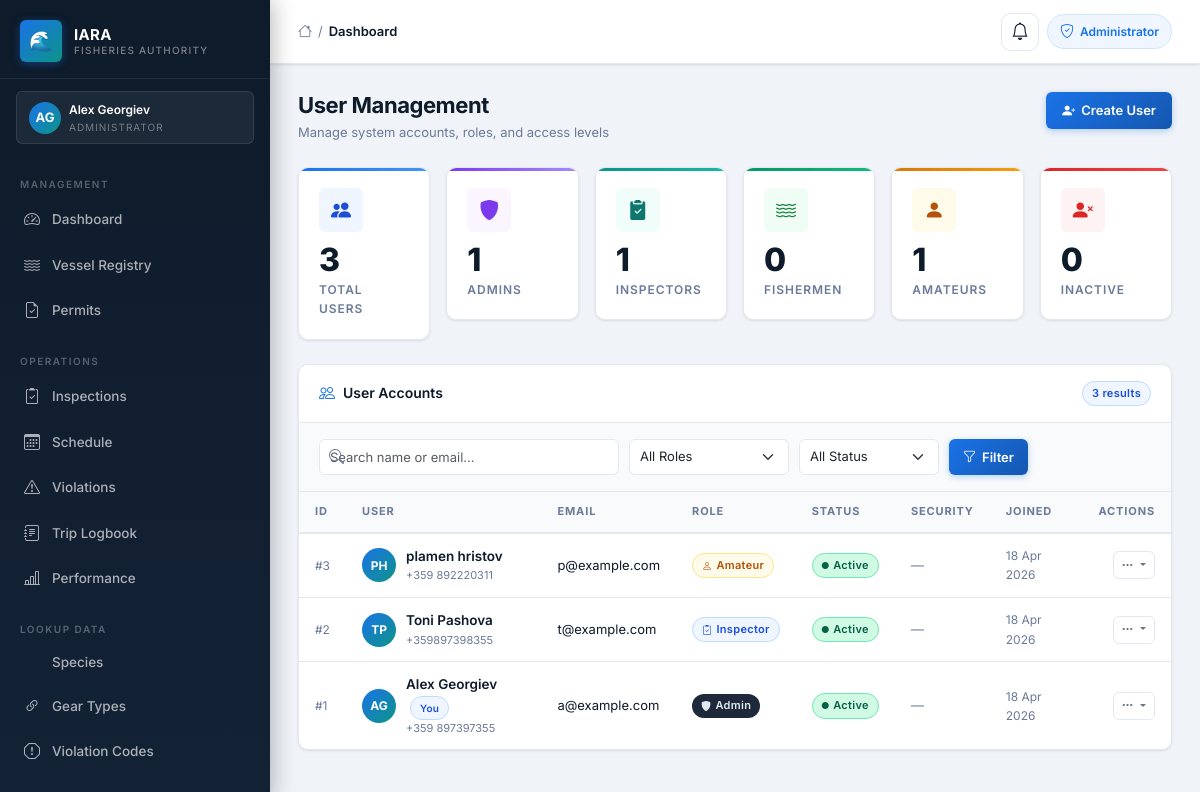
Page /admin/users (signed in) on the committed database.
### iara_app/models.py (models this page shows, shortened)
class User(UserMixin, db.Model):
    __tablename__ = "users"
    id = db.Column(db.Integer, primary_key=True)
    first_name = db.Column(db.String(50), nullable=False)
    last_name = db.Column(db.String(50), nullable=False)
    email = db.Column(db.String(120), unique=True, nullable=False)
    phone = db.Column(db.String(20), nullable=False)
    role = db.Column(db.String(50), nullable=False)
    password_hash = db.Column(db.String(128), nullable=False)
    vessel_registration = db.Column(db.String(50))
    fishing_permit_number = db.Column(db.String(50))
    inspector_id = db.Column(db.Integer, db.ForeignKey("users.id"), nullable=True)
    id_number = db.Column(db.String(50))
    age_category = db.Column(db.String(20))
    created_at = db.Column(db.DateTime, default=datetime.utcnow)
    is_active = db.Column(db.Boolean, default=True)
    reset_token       = db.Column(db.String(100), nullable=True)
    reset_token_expiry = db.Column(db.DateTime, nullable=True)
    failed_logins   = db.Column(db.Integer, default=0)
    locked_until    = db.Column(db.DateTime, nullable=True)
    inspections = db.relationship("Inspection", foreign_keys="Inspection.inspector_id", backref="inspector", lazy=True)
    scheduled_inspections = db.relationship("ScheduledInspection", foreign_keys="ScheduledInspection.inspector_id", backref="assigned_inspector", lazy=True)
    created_scheduled_inspections = db.relationship("ScheduledInspection", foreign_keys="ScheduledInspection.created_by_id", backref="created_by_user", lazy=True)
    audit_logs = db.relationship("AuditLog", foreign_keys="AuditLog.user_id", backref="user", lazy=True)
    alerts = db.relationship("Alert", foreign_keys="Alert.user_id", backref="recipient", lazy=True)

### iara_app/routes/admin.py (the view, shortened to what this page needs)
@bp.route("/users")
@login_required
@admin_required
def admin_users():
    role_filter   = request.args.get("role", "")
    status_filter = request.args.get("status", "")
    search_q      = request.args.get("q", "").strip()
    query = User.query
    if role_filter:
        query = query.filter_by(role=role_filter)
    if status_filter == "active":
        query = query.filter_by(is_active=True)
    elif status_filter == "inactive":
        query = query.filter_by(is_active=False)
    users = query.order_by(User.created_at.desc()).all()
    now   = datetime.utcnow()
    stats = {
        "total":         User.query.count(),
        "administrators": User.query.filter_by(role="administrator").count(),
        "inspectors":    User.query.filter_by(role="inspector").count(),
        "fishermen":     User.query.filter_by(role="fisherman").count(),
        "amateurs":      User.query.filter_by(role="amateur").count(),
        "inactive":      User.query.filter_by(is_active=False).count(),
    }
    return render_template(
        "admin/users.html",
        users=users,
        now=now,
        stats=stats,
        role_filter=role_filter,
        status_filter=status_filter,
        search_q=search_q,
    )

### iara_app/templates/admin/users.html (shortened to what this page needs)
{% extends "layout/base.html" %}
{% block content %}
<div class="page-header">
  <div class="page-header-left">
    <h1 class="page-title">User Management</h1>
    <p class="page-subtitle">Manage system accounts, roles, and access levels</p>
  </div>
  <div>
    <a href="{{ url_for('admin.admin_create_user') }}" class="btn-iara-primary">
      <i class="bi bi-person-plus-fill"></i> Create User
    </a>
  </div>
</div>
<div class="row g-3 mb-4">
  <div class="col-6 col-md-2">
    <div class="kpi-card blue">
      <div class="kpi-icon blue"><i class="bi bi-people-fill"></i></div>
      <div class="kpi-value">{{ stats.total }}</div>
      <div class="kpi-label">Total Users</div>
    </div>
  </div>
  <div class="col-6 col-md-2">
    <div class="kpi-card purple">
      <div class="kpi-icon purple"><i class="bi bi-shield-fill"></i></div>
      <div class="kpi-value">{{ stats.administrators }}</div>
      <div class="kpi-label">Admins</div>
    </div>
  </div>
  <div class="col-6 col-md-2">
    <div class="kpi-card teal">
      <div class="kpi-icon teal"><i class="bi bi-clipboard2-check-fill"></i></div>
      <div class="kpi-value">{{ stats.inspectors }}</div>
      <div class="kpi-label">Inspectors</div>
    </div>
  </div>
  <div class="col-6 col-md-2">
    <div class="kpi-card green">
      <div class="kpi-icon green"><i class="bi bi-water"></i></div>
      <div class="kpi-value">{{ stats.fishermen }}</div>
      <div class="kpi-label">Fishermen</div>
    </div>
  </div>
  <div class="col-6 col-md-2">
    <div class="kpi-card amber">
      <div class="kpi-icon amber"><i class="bi bi-person-fill"></i></div>
      <div class="kpi-value">{{ stats.amateurs }}</div>
      <div class="kpi-label">Amateurs</div>
    </div>
  </div>
  <div class="col-6 col-md-2">
    <div class="kpi-card red">
      <div class="kpi-icon red"><i class="bi bi-person-x-fill"></i></div>
      <div class="kpi-value">{{ stats.inactive }}</div>
      <div class="kpi-label">Inactive</div>
    </div>
  </div>
</div>
<div class="iara-card">
  <div class="iara-card-header">
    <h2 class="iara-card-title"><i class="bi bi-people"></i> User Accounts</h2>
    <span class="iara-badge badge-inspector">{{ users|length }} result{{ 's' if users|length != 1 }}</span>
  </div>
  <form method="GET" action="{{ url_for('admin.admin_users') }}">
    <div class="filter-bar">
      <div class="search-input-wrap flex-grow-1" style="min-width:200px;max-width:300px;">
        <input type="text" name="q" class="form-control" placeholder="Search name or email…" value="{{ search_q }}"
          style="height:36px;font-size:13px;border-radius:6px;">
      </div>
      <select name="role" class="form-select" style="width:160px;height:36px;font-size:13px;">
        <option value="">All Roles</option>
      </select>
      <select name="status" class="form-select" style="width:140px;height:36px;font-size:13px;">
        <option value="">All Status</option>
      </select>
      <button type="submit" class="btn-iara-primary" style="height:36px;padding:0 14px;font-size:13px;">
        <i class="bi bi-funnel"></i> Filter
      </button>
    </div>
  </form>
  <div class="iara-table-wrapper">
    <table class="iara-table">
      <thead>
        <tr>
          <th>ID</th>
          <th>User</th>
          <th>Email</th>
          <th>Role</th>
          <th>Status</th>
          <th>Security</th>
          <th>Joined</th>
          <th style="text-align:right;">Actions</th>
        </tr>
      </thead>
      <tbody>
        {% for u in users %}
        <tr class="{% if not u.is_active %}inactive{% endif %}">
          <td style="color:var(--text-secondary);font-size:12px;">#{{ u.id }}</td>
          <td>
            <div style="display:flex;align-items:center;gap:10px;">
              <div
                style="width:34px;height:34px;border-radius:50%;background:linear-gradient(135deg,var(--iara-blue),var(--iara-teal));display:flex;align-items:center;justify-content:center;font-size:12px;font-weight:700;color:white;flex-shrink:0;">
                {{ u.first_name[0]|upper }}{{ u.last_name[0]|upper }}
              </div>
              <div>
                <div style="font-weight:600;font-size:13.5px;">
                  {{ u.first_name }} {{ u.last_name }}
                  {% if u.id == current_user.id %}
                  <span class="iara-badge badge-inspector ms-1" style="font-size:10px;">You</span>
                  {% endif %}
                </div>
                <div style="font-size:11px;color:var(--text-secondary);">{{ u.phone }}</div>
              </div>
            </div>
          </td>
          <td style="font-size:13px;">{{ u.email }}</td>
          <td>
            {% if u.role == 'administrator' %}
            <span class="iara-badge badge-admin"><i class="bi bi-shield-fill"></i> Admin</span>
            {% elif u.role == 'inspector' %}
            <span class="iara-badge badge-inspector"><i class="bi bi-clipboard2-check"></i> Inspector</span>
            {% elif u.role == 'fisherman' %}
            <span class="iara-badge badge-fisherman"><i class="bi bi-water"></i> Fisherman</span>
            {% else %}
            <span class="iara-badge badge-amateur"><i class="bi bi-person"></i> Amateur</span>
            {% endif %}
          </td>
          <td>
            {% if u.is_active %}
            <span class="iara-badge badge-active"><i class="bi bi-circle-fill" style="font-size:7px;"></i> Active</span>
            {% else %}
            <span class="iara-badge badge-inactive"><i class="bi bi-circle-fill" style="font-size:7px;"></i>
              Inactive</span>
            {% endif %}
          </td>
          <td>
            {% if u.locked_until and u.locked_until > now %}
            <span class="iara-badge badge-locked"><i class="bi bi-lock-fill"></i> Locked</span>
            <div style="font-size:11px;color:var(--text-secondary);margin-top:2px;">{{ u.failed_logins }} attempts</div>
            {% elif u.failed_logins and u.failed_logins > 0 %}
            <span style="color:var(--iara-warning);font-size:13px;font-weight:600;">{{ u.failed_logins }} fail{{ 's' if
              u.failed_logins != 1 }}</span>
            {% else %}
            <span style="color:var(--text-secondary);font-size:13px;">—</span>
            {% endif %}
          </td>
          <td style="font-size:12px;color:var(--text-secondary);">
            {{ u.created_at.strftime('%d %b %Y') if u.created_at else '—' }}
          </td>
          <td style="text-align:right;">
            <div class="dropdown">
              <button class="btn btn-sm btn-outline-secondary dropdown-toggle" type="button" data-bs-toggle="dropdown"
                aria-expanded="false" style="font-size:12px;border-radius:6px;border-color:var(--border-color);">
                <i class="bi bi-three-dots"></i>
              </button>
            </div>
          </td>
        </tr>
        {% endfor %}
      </tbody>
    </table>
  </div>
</div>
{% endblock %}

### iara_app/templates/layout/base.html (shortened to what this page needs)
<!DOCTYPE html>
<html lang="en">
<head>
  <link href="https://cdn.jsdelivr.net/npm/bootstrap@5.3.2/dist/css/bootstrap.min.css" rel="stylesheet">
  <link rel="stylesheet" href="https://cdn.jsdelivr.net/npm/bootstrap-icons@1.11.3/font/bootstrap-icons.min.css">
  <link rel="stylesheet" href="{{ url_for('static', filename='css/iara_theme.css') }}">
</head>
<body>
  {% if current_user.is_authenticated %}
  <aside class="iara-sidebar">
    <a class="sidebar-brand" href="#">
      <div class="sidebar-brand-icon">🌊</div>
      <div class="sidebar-brand-text">
        <div class="sidebar-brand-name">IARA</div>
        <div class="sidebar-brand-sub">Fisheries Authority</div>
      </div>
    </a>
    <div class="sidebar-role-banner">
      <div class="sidebar-role-avatar">
        {{ current_user.first_name[0]|upper }}{{ current_user.last_name[0]|upper }}
      </div>
      <div>
        <div class="sidebar-role-name">{{ current_user.first_name }} {{ current_user.last_name }}</div>
        <div class="sidebar-role-label">
          {% if current_user.role == "administrator" %}Administrator
          {% elif current_user.role == "inspector" %}Inspector
          {% elif current_user.role == "fisherman" %}Fisherman
          {% else %}Amateur Fisher{% endif %}
        </div>
      </div>
    </div>
    <nav class="sidebar-nav">
      {% if current_user.role == "administrator" %}
      <div class="sidebar-section-label">Management</div>
      <a href="{{ url_for('admin.admin_dashboard') }}"
        class="sidebar-link {% if request.endpoint == 'admin.admin_dashboard' %}active{% endif %}">
        <i class="bi bi-speedometer2"></i> Dashboard
      </a>
      <a href="{{ url_for('admin.vessels') }}"
        class="sidebar-link {% if 'vessel' in request.endpoint %}active{% endif %}">
        <i class="bi bi-water"></i> Vessel Registry
      </a>
      <a href="{{ url_for('admin.permits') }}"
        class="sidebar-link ">
        <i class="bi bi-file-earmark-check"></i> Permits
      </a>
      <div class="sidebar-section-label" style="margin-top:8px;">Operations</div>
      <a href="{{ url_for('admin.admin_inspections') }}"
        class="sidebar-link {% if 'inspection' in request.endpoint and 'schedule' not in request.endpoint %}active{% endif %}">
        <i class="bi bi-clipboard2-check"></i> Inspections
      </a>
      <a href="{{ url_for('admin.schedule_list') }}"
        class="sidebar-link {% if 'schedule' in request.endpoint %}active{% endif %}">
        <i class="bi bi-calendar3"></i> Schedule
      </a>
      <a href="{{ url_for('admin.admin_violations') }}"
        class="sidebar-link {% if 'violation' in request.endpoint %}active{% endif %}">
        <i class="bi bi-exclamation-triangle"></i> Violations
      </a>
      <a href="{{ url_for('trips.trips_list') }}"
        class="sidebar-link {% if 'trips' in request.endpoint %}active{% endif %}">
        <i class="bi bi-journal-text"></i> Trip Logbook
      </a>
      <a href="{{ url_for('admin.admin_inspector_performance') }}"
        class="sidebar-link {% if 'performance' in request.endpoint %}active{% endif %}">
        <i class="bi bi-bar-chart-line"></i> Performance
      </a>
      <div class="sidebar-section-label" style="margin-top:8px;">Lookup Data</div>
      <a href="{{ url_for('lookup.species_list') }}"
        class="sidebar-link {% if 'species' in request.endpoint %}active{% endif %}">
         Species
      </a>
      <a href="{{ url_for('lookup.gear_list') }}"
        class="sidebar-link {% if 'gear' in request.endpoint %}active{% endif %}">
        <i class="bi bi-link-45deg"></i> Gear Types
      </a>
      <a href="{{ url_for('lookup.violation_codes_list') }}"
        class="sidebar-link {% if 'violation_code' in request.endpoint %}active{% endif %}">
        <i class="bi bi-exclamation-octagon"></i> Violation Codes
      </a>
      <div class="sidebar-section-label" style="margin-top:8px;">Maps</div>
      {% endif %}
    </nav>
  </aside>
  {% endif %}
  <div class="iara-main" {% if not current_user.is_authenticated %}style="margin-left:0;" {% endif %}>
    <header class="iara-topbar">
      <div class="topbar-breadcrumb">
        <i class="bi bi-house" style="color:var(--text-secondary);font-size:14px;"></i>
        <span class="bc-sep">/</span>
        <span class="bc-current">{{ title if title else "Dashboard" }}</span>
      </div>
      <div class="topbar-actions">
        {% if current_user.is_authenticated %}
        <a href="{{ url_for('alerts.notification_center') }}"
           id="notif-bell-btn"
           style="position:relative;display:inline-flex;align-items:center;justify-content:center;width:38px;height:38px;background:var(--surface-card);border:1px solid var(--border-color);border-radius:10px;text-decoration:none;color:var(--text-primary);transition:background .15s;"
           title="Notifications">
          <i class="bi bi-bell" style="font-size:1.1rem;"></i>
        </a>
        {% if current_user.role == "administrator" %}
        <span class="topbar-badge">
          <i class="bi bi-shield-check"></i> Administrator
        </span>
        {% elif current_user.role == "inspector" %}
        <span class="topbar-badge" style="background:#eff6ff;border-color:#bfdbfe;color:#1d4ed8;">
          <i class="bi bi-clipboard2-check"></i> Inspector
        </span>
        {% elif current_user.role == "fisherman" %}
        <span class="topbar-badge" style="background:#f0fdf4;border-color:#bbf7d0;color:#15803d;">
          <i class="bi bi-water"></i> Fisherman
        </span>
        {% else %}
        <span class="topbar-badge" style="background:#fffbeb;border-color:#fde68a;color:#b45309;">
          <i class="bi bi-person"></i> Amateur
        </span>
        {% endif %}
        {% endif %}
      </div>
    </header>
    <main class="iara-content">
      {% block content %}{% endblock %}
    </main>
  </div>
</body>
</html>

### rows in the picture
User: first_name "A", last_name "G", first_name "Alex", last_name "Georgiev", id "1", shows "You", phone "+359 897397355", email "a@example.com", role "administrator" (drawn), is_active True (drawn), created_at "18 Apr 2026"
User: id "3", first_name "P", last_name "H", first_name "plamen", last_name "hristov", phone "+359 892220311", email "p@example.com", role "amateur" (drawn), is_active True (drawn), created_at "18 Apr 2026"
User: id "2", first_name "T", last_name "P", first_name "Toni", last_name "Pashova", phone "+359897398355", email "t@example.com", role "inspector" (drawn), is_active True (drawn), created_at "18 Apr 2026"

### other values in the picture
{{ title if title else "Dashboard" }} "Dashboard"
{{ stats.total }} "3"
{{ stats.administrators }} "1"
{{ stats.inspectors }} "1"
{{ stats.fishermen }} "0"
{{ stats.amateurs }} "1"
{{ stats.inactive }} "0"
{{ users|length }} "3"
{{ 's' if users|length != 1 }} "s"
